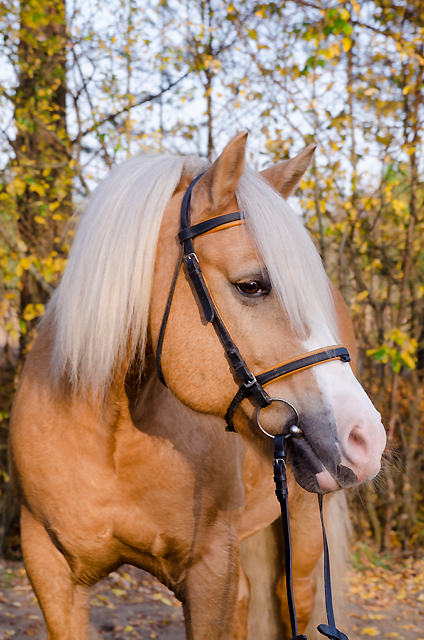
#> input picture data/horse.jpg, 424 x 640 px
$ jupyter execute --allow-errors Exercises_7.10.2025.ipynb
#> lines starting #> are read from the running program, lines starting #| are printed output that depends on the picture
[cell 1]
#39. Read this House price data to Pandas DataFrame.

#Read the data
import pandas as pd
url = "https://raw.githubusercontent.com/MainakRepositor/Datasets/refs/heads/master/house%20price.csv"
#> (the rest of this cell did not finish here and is left out)

[cell 2]
# #Create SQLite database and save the DataFrame there.
import sqlite3

#Create a connection to SQLite database (create a database)
conn = sqlite3.connect('Housing.dp')

#Save dataframe to SQL database (create a table) [csv-file, Pandas dataframe and SQL table follow the same logics]
#> (the rest of this cell did not finish here and is left out)

[cell 3]
#Let's test that it worked by querying the entire data
query = ''' SELECT
            *
            FROM USA_housing
            '''

#> (the rest of this cell did not finish here and is left out)

[cell 4]
# Write a query which calculates the average price for each statezip.
query = ''' SELECT
            statezip,
            AVG(price) as avg_price
            FROM USA_housing
            GROUP BY statezip
            ORDER BY avg_price DESC
            '''
#> (the rest of this cell did not finish here and is left out)

#> (a cell that did not finish here is left out)

[cell 6]
#41. Read some image file to Numpy array, investigate the dimensions of data and numerical values, what they mean?
# Modify some color values and show the result.
import matplotlib.pyplot as plt
image = plt.imread('./data/horse.jpg')
#> image is the input picture: shape (640, 424, 3); mean R, G, B 162.7, 132.6, 107.1
type(image)
image.shape #Pixel resolution of the image and three channels

import cv2
blue,green,red = cv2.split(image)
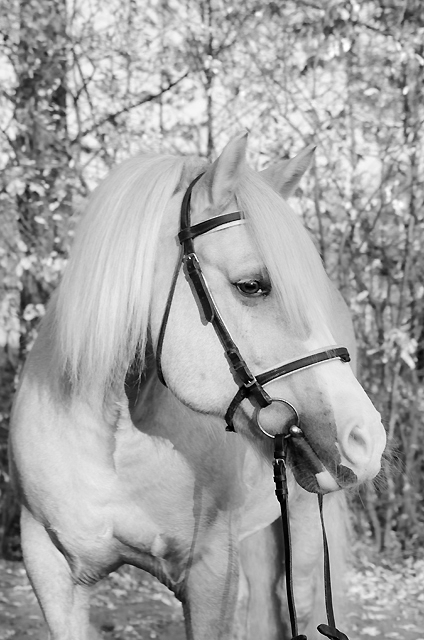
#> blue: shape (640, 424); min 0, max 255, mean 162.7
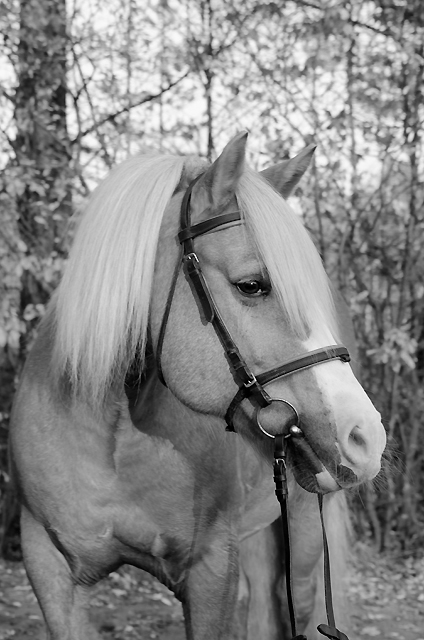
#> green: shape (640, 424); min 0, max 255, mean 132.6
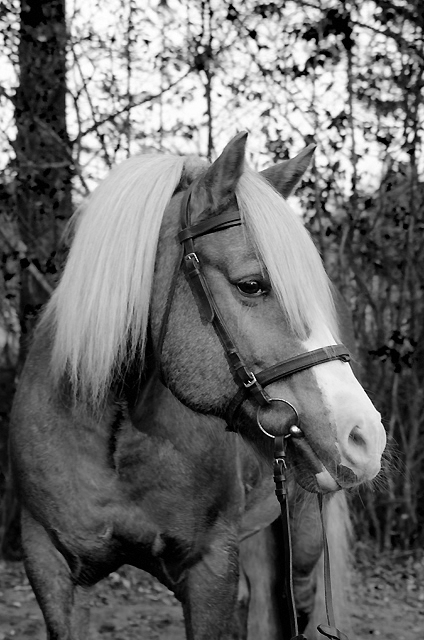
#> red: shape (640, 424); min 0, max 255, mean 107.1
blue.shape
#Let's visualize image channels
plt.figure(figsize=(15,5))
plt.subplot(1,3,1)
plt.imshow(blue,cmap='gray')
plt.title('Blue')
plt.colorbar()

plt.subplot(1,3,2)
plt.imshow(green,cmap='gray')
plt.title('Green')
plt.colorbar()

plt.subplot(1,3,3)
plt.imshow(red,cmap='gray')
plt.title('Red')
plt.colorbar()
plt.show()
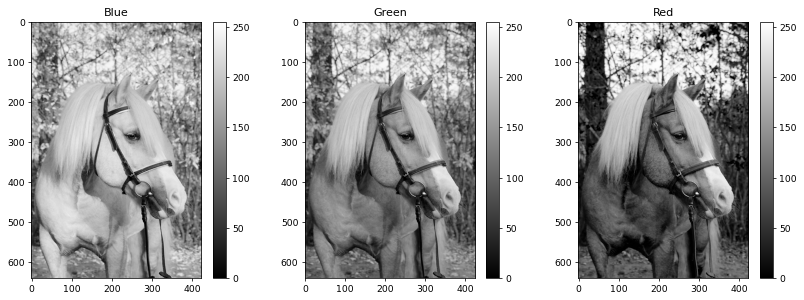
#> figure drawn by matplotlib, 6 panels

[cell 7]
conn.commit()   # ensure changes are written
conn.close()    # close the connection

[cell 8]
#Let's get back to the original image
image_merge = cv2.merge([blue,green,red])
plt.imshow(image_merge)
plt.show()

#Try reversed color channels
image_merge = cv2.merge([red,green,blue])
plt.imshow(image_merge)
plt.show()

#Try to put some channel to zero
image_merge = cv2.merge([blue,green*0,red])
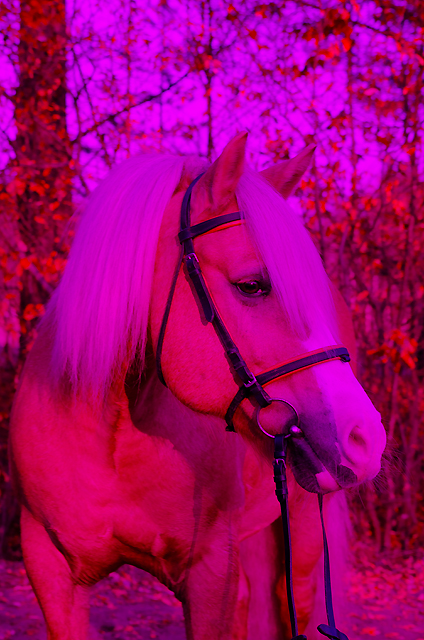
#> image_merge: shape (640, 424, 3); mean R, G, B 162.7, 0, 107.1
plt.imshow(image_merge)
plt.show()
